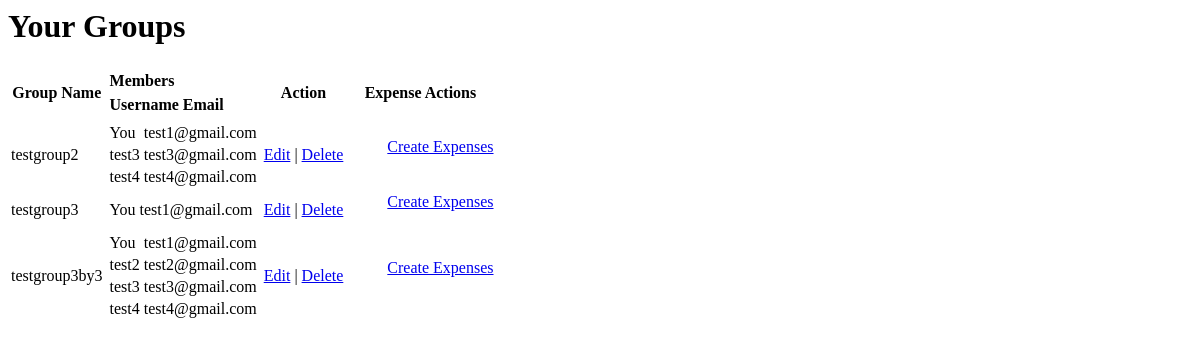
Before: /groups/view_groups (signed in) with the older database file.
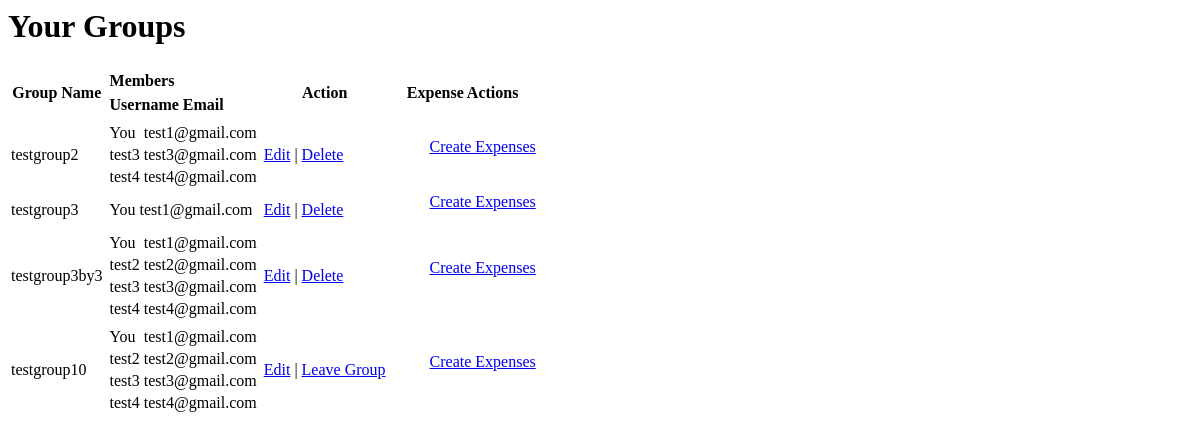
After: the same page with the newer database file.
### Groups/models.py (models this page shows)
class Group(models.Model):
    group_name = models.CharField(max_length=50)
    members = models.ManyToManyField(User, related_name='group_members', blank=True)
    created_by = models.ForeignKey(User, on_delete=models.CASCADE)

### Authentications/models.py (models this page shows)
class User(AbstractBaseUser):
    username = models.CharField(max_length=50, blank=True)
    email = models.EmailField(unique=True)
    friends = models.ManyToManyField('self', symmetrical=True, blank=True)
    objects = CustomUserManager()
    USERNAME_FIELD = 'email'

### Groups/views.py (the view)
# urls.py: path('view_groups', views.view_groups, name='view_groups'),
def view_groups(request):
    context = {}
    groups = request.user.group_members.all()
    context['groups'] = groups
    return render(request, 'view_groups.html', {'groups':groups})

### Groups/templates/view_groups.html (shortened to what this page needs)
<h1>Your Groups</h1>
<table>
    <tr>
        <th>Group Name</th>
        <th>
            <table>
                <tr>
                    <th>Members</th>
                </tr>
            </table>
            <table>
                <tr>
                    <th>Username</th>
                    <th>Email</th>
                </tr>
            </table>
        </th>
        <th>Action</th>
        <th>Expense Actions</th>
    </tr>
{% for group in groups %}
<tr>
    <td>{{group.group_name}}</td>
    <td>
        <table>
            {% for member in group.members.all %}
            <tr>
                <td>{% if member.id == request.user.id %}You{% else %}{{member.username}}{% endif %}</td>
                <td>{{member.email}}</td>
            </tr>
            {% endfor %}
        </table>
    </td>
    <td><a href="{% url 'edit_group' id=group.id %}">Edit</a>{% if request.user == group.created_by %} | <a href='{% url 'delete_group' group.id %}' >Delete</a> {% else %} | <a href='{% url 'leave_group' group.id %}' >Leave Group</a> {% endif %}</td>
    <td><ul><a href="{% url 'create_expense' id=group.id %}">Create Expenses</a></ul></td>
</tr>
{% empty %}
<h1>You have no groups</h1>
{% endfor %}
</table>

Changed rows visible on the page:
added Group: group_name "testgroup10", shows "Leave Group", User (shows "You", email "test1@gmail.com"), User (username "test2", email "test2@gmail.com"), User (username "test3", email "test3@gmail.com"), User (username "test4", email "test4@gmail.com")
